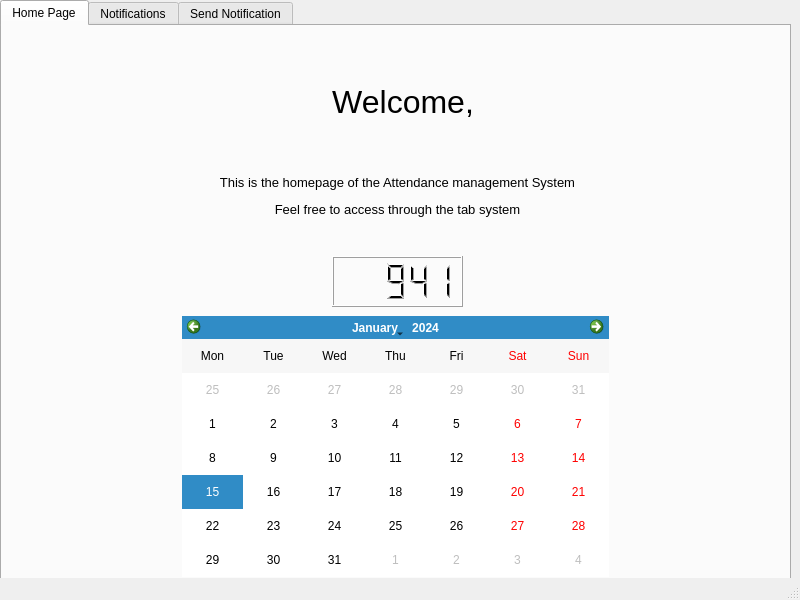
<?xml version="1.0" encoding="UTF-8"?>
<ui version="4.0">
 <class>AdvisorPortal</class>
 <widget class="QMainWindow" name="AdvisorPortal">
  <property name="geometry">
   <rect>
    <x>0</x>
    <y>0</y>
    <width>800</width>
    <height>600</height>
   </rect>
  </property>
  <property name="windowTitle">
   <string>Advisor Portal</string>
  </property>
  <property name="windowIcon">
   <iconset>
    <normaloff>key.png</normaloff>key.png</iconset>
  </property>
  <property name="toolButtonStyle">
   <enum>Qt::ToolButtonFollowStyle</enum>
  </property>
  <widget class="QWidget" name="centralwidget">
   <widget class="QTabWidget" name="tabWidget">
    <property name="geometry">
     <rect>
      <x>0</x>
      <y>0</y>
      <width>791</width>
      <height>591</height>
     </rect>
    </property>
    <property name="currentIndex">
     <number>0</number>
    </property>
    <widget class="QWidget" name="tab">
     <attribute name="title">
      <string>Home Page</string>
     </attribute>
     <widget class="QLabel" name="WelcomeLabel">
      <property name="geometry">
       <rect>
        <x>10</x>
        <y>40</y>
        <width>791</width>
        <height>71</height>
       </rect>
      </property>
      <property name="font">
       <font>
        <pointsize>24</pointsize>
       </font>
      </property>
      <property name="text">
       <string>Welcome, &lt;name&gt;</string>
      </property>
      <property name="alignment">
       <set>Qt::AlignCenter</set>
      </property>
     </widget>
     <widget class="QLabel" name="label_5">
      <property name="geometry">
       <rect>
        <x>0</x>
        <y>140</y>
        <width>791</width>
        <height>61</height>
       </rect>
      </property>
      <property name="text">
       <string>&lt;html&gt;&lt;head/&gt;&lt;body&gt;&lt;p align=&quot;center&quot;&gt;&lt;span style=&quot; font-size:10pt;&quot;&gt;This is the homepage of the Attendance management System&lt;/span&gt;&lt;/p&gt;&lt;p align=&quot;center&quot;&gt;&lt;span style=&quot; font-size:10pt;&quot;&gt;Feel free to access through the tab system&lt;/span&gt;&lt;/p&gt;&lt;/body&gt;&lt;/html&gt;</string>
      </property>
     </widget>
     <widget class="QLCDNumber" name="Time">
      <property name="enabled">
       <bool>true</bool>
      </property>
      <property name="geometry">
       <rect>
        <x>330</x>
        <y>230</y>
        <width>131</width>
        <height>51</height>
       </rect>
      </property>
      <property name="font">
       <font>
        <family>Terminal</family>
       </font>
      </property>
      <property name="contextMenuPolicy">
       <enum>Qt::DefaultContextMenu</enum>
      </property>
      <property name="styleSheet">
       <string notr="true">border-color: rgb(255, 255, 255);</string>
      </property>
      <property name="smallDecimalPoint">
       <bool>true</bool>
      </property>
      <property name="digitCount">
       <number>5</number>
      </property>
      <property name="segmentStyle">
       <enum>QLCDNumber::Filled</enum>
      </property>
      <property name="value" stdset="0">
       <double>941.000000000000000</double>
      </property>
      <property name="intValue" stdset="0">
       <number>941</number>
      </property>
     </widget>
     <widget class="QCalendarWidget" name="calendarWidget">
      <property name="geometry">
       <rect>
        <x>180</x>
        <y>290</y>
        <width>427</width>
        <height>261</height>
       </rect>
      </property>
      <property name="font">
       <font>
        <pointsize>9</pointsize>
       </font>
      </property>
      <property name="gridVisible">
       <bool>false</bool>
      </property>
      <property name="selectionMode">
       <enum>QCalendarWidget::NoSelection</enum>
      </property>
      <property name="horizontalHeaderFormat">
       <enum>QCalendarWidget::ShortDayNames</enum>
      </property>
      <property name="verticalHeaderFormat">
       <enum>QCalendarWidget::NoVerticalHeader</enum>
      </property>
     </widget>
    </widget>
    <widget class="QWidget" name="tab_2">
     <attribute name="title">
      <string>Notifications</string>
     </attribute>
     <widget class="QTabWidget" name="tabWidget_2">
      <property name="geometry">
       <rect>
        <x>0</x>
        <y>-1</y>
        <width>791</width>
        <height>541</height>
       </rect>
      </property>
      <property name="currentIndex">
       <number>0</number>
      </property>
      <widget class="QWidget" name="tab_3">
       <attribute name="title">
        <string>OD Requests</string>
       </attribute>
       <widget class="QWidget" name="gridLayoutWidget">
        <property name="geometry">
         <rect>
          <x>0</x>
          <y>30</y>
          <width>791</width>
          <height>421</height>
         </rect>
        </property>
        <layout class="QGridLayout" name="ODGrid"/>
       </widget>
       <widget class="QPushButton" name="ODRefresh">
        <property name="geometry">
         <rect>
          <x>360</x>
          <y>470</y>
          <width>71</width>
          <height>32</height>
         </rect>
        </property>
        <property name="text">
         <string>Refresh</string>
        </property>
       </widget>
      </widget>
      <widget class="QWidget" name="tab_4">
       <attribute name="title">
        <string>Main Notifications</string>
       </attribute>
       <widget class="QTextBrowser" name="notificationsWindow">
        <property name="geometry">
         <rect>
          <x>60</x>
          <y>80</y>
          <width>671</width>
          <height>351</height>
         </rect>
        </property>
        <property name="html">
         <string>&lt;!DOCTYPE HTML PUBLIC &quot;-//W3C//DTD HTML 4.0//EN&quot; &quot;http://www.w3.org/TR/REC-html40/strict.dtd&quot;&gt;
&lt;html&gt;&lt;head&gt;&lt;meta name=&quot;qrichtext&quot; content=&quot;1&quot; /&gt;&lt;style type=&quot;text/css&quot;&gt;
p, li { white-space: pre-wrap; }
&lt;/style&gt;&lt;/head&gt;&lt;body style=&quot; font-family:'MS Shell Dlg 2'; font-size:8.0597pt; font-weight:400; font-style:normal;&quot;&gt;
&lt;p align=&quot;center&quot; style=&quot;-qt-paragraph-type:empty; margin-top:0px; margin-bottom:0px; margin-left:0px; margin-right:0px; -qt-block-indent:0; text-indent:0px; font-size:8.0597pt;&quot;&gt;&lt;br /&gt;&lt;/p&gt;&lt;/body&gt;&lt;/html&gt;</string>
        </property>
       </widget>
       <widget class="QPushButton" name="NotificationRefresh">
        <property name="geometry">
         <rect>
          <x>290</x>
          <y>20</y>
          <width>104</width>
          <height>32</height>
         </rect>
        </property>
        <property name="text">
         <string>Refresh</string>
        </property>
       </widget>
       <widget class="QPushButton" name="NotificationClear">
        <property name="geometry">
         <rect>
          <x>400</x>
          <y>20</y>
          <width>104</width>
          <height>32</height>
         </rect>
        </property>
        <property name="text">
         <string>Clear</string>
        </property>
       </widget>
      </widget>
     </widget>
    </widget>
    <widget class="QWidget" name="SendNotification">
     <attribute name="title">
      <string>Send Notification</string>
     </attribute>
     <widget class="QTextEdit" name="MessageArea">
      <property name="geometry">
       <rect>
        <x>270</x>
        <y>110</y>
        <width>251</width>
        <height>91</height>
       </rect>
      </property>
     </widget>
     <widget class="QLabel" name="messagetag">
      <property name="geometry">
       <rect>
        <x>270</x>
        <y>90</y>
        <width>141</width>
        <height>21</height>
       </rect>
      </property>
      <property name="text">
       <string>Enter Message Here:</string>
      </property>
     </widget>
     <widget class="QLineEdit" name="UsernameSend">
      <property name="geometry">
       <rect>
        <x>520</x>
        <y>270</y>
        <width>161</width>
        <height>22</height>
       </rect>
      </property>
     </widget>
     <widget class="QLabel" name="usernametag">
      <property name="geometry">
       <rect>
        <x>520</x>
        <y>250</y>
        <width>111</width>
        <height>16</height>
       </rect>
      </property>
      <property name="text">
       <string>Username:</string>
      </property>
     </widget>
     <widget class="QPushButton" name="NotificationSubmit">
      <property name="geometry">
       <rect>
        <x>330</x>
        <y>350</y>
        <width>141</width>
        <height>41</height>
       </rect>
      </property>
      <property name="text">
       <string>Send Notification</string>
      </property>
     </widget>
     <widget class="QLabel" name="label">
      <property name="geometry">
       <rect>
        <x>380</x>
        <y>250</y>
        <width>51</width>
        <height>18</height>
       </rect>
      </property>
      <property name="text">
       <string>(or)</string>
      </property>
     </widget>
     <widget class="QCheckBox" name="NotifyStudents">
      <property name="geometry">
       <rect>
        <x>200</x>
        <y>230</y>
        <width>92</width>
        <height>22</height>
       </rect>
      </property>
      <property name="text">
       <string>Students</string>
      </property>
     </widget>
     <widget class="QCheckBox" name="NotifyFaculty">
      <property name="geometry">
       <rect>
        <x>200</x>
        <y>270</y>
        <width>92</width>
        <height>22</height>
       </rect>
      </property>
      <property name="text">
       <string>Faculty</string>
      </property>
     </widget>
     <widget class="QLabel" name="notificationAck">
      <property name="geometry">
       <rect>
        <x>0</x>
        <y>420</y>
        <width>791</width>
        <height>20</height>
       </rect>
      </property>
      <property name="text">
       <string/>
      </property>
      <property name="alignment">
       <set>Qt::AlignCenter</set>
      </property>
     </widget>
    </widget>
   </widget>
  </widget>
  <widget class="QStatusBar" name="statusbar"/>
 </widget>
 <resources/>
 <connections/>
</ui>
